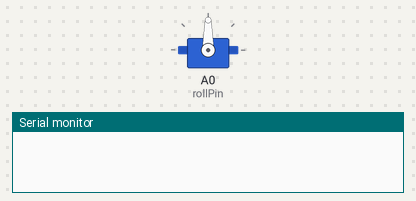
A sketch run on a simulated Arduino Uno, built with avr-gcc and run on an emulated ATmega328P. Shown: servo, the last lines printed to the serial monitor.

Above: at 0.05 s.
At 3.1 s:
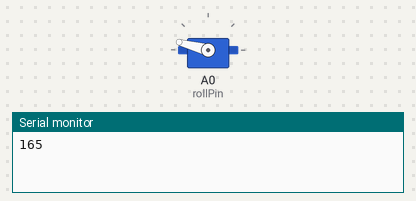
At 9.3 s:
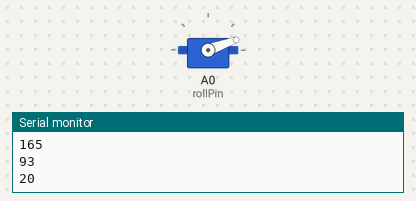
Timing chart, 0 to 12.1 s (numbered marks = the images above):
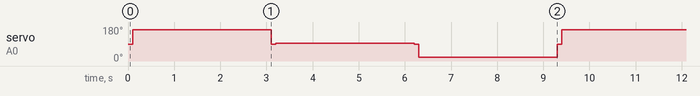

Measured:
- by itself, servo on A0 (rollPin): repeats every 9.3 s: 90° 0.10 s, 93° 3.0 s, 90° 0.10 s, 20° 3.0 s, 90° 0.10 s, 165° 3.0 s

The sketch:

servosTest.ino
```cpp
// this sketch cycles three servos at different rates

#include <ServoTimer2.h>  // the servo library

// define the pins for the servos
#define rollPin  A0
#define pitchPin A1
#define yawPin   4

ServoTimer2 servoRoll;    // declare variables for up to eight servos
ServoTimer2 servoPitch;
ServoTimer2 servoYaw;

void setup() {

   Serial.begin(9600);
  //servoRoll.attach(rollPin);     // attach a pin to the servos and they will start pulsing
  //servoPitch.attach(pitchPin);
  //servoYaw.attach(yawPin);
}


// this function just increments a value until it reaches a maximum
int incPulse(int val, int inc){
   if( val + inc  > 2000 )
      return 1000 ;
   else
       return val + inc;
}
 int min = 750;
 int max = 2250;
void loop()
{


    int minus30 = map(-40, 40, -40, min, max);
    int zero = map(0, 40, -40, min, max);
    int plus40 = map(40, 40, -40, min, max);

    moveServo(servoRoll,A0,minus30);
    delay(1000);
    moveServo(servoRoll,A0,zero);
    delay(1000);
    moveServo(servoRoll,A0,plus40);
    delay(1000);

/*
 int val;

   val = incPulse( servoRoll.read(), 1);
   servoRoll.write(val);

   val =  incPulse( servoPitch.read(), 2);
   servoPitch.write(val);

   if (min > val)
     min = val;

   if (max < val)
     max = val;


   Serial.print("min ");
   Serial.println(min);
   Serial.print("max ");
   Serial.println(max);


   val = incPulse(servoYaw.read(), 4);
   servoYaw.write(val);

   delay(10);
   */

}

void moveServo(ServoTimer2 servo, int pin, int position)
{
  servo.attach(pin);  // attaches the servo on pin 9 to the servo object
  delay(100);
  servo.write(position);
  delay(2000);
  Serial.println(servo.read());
  servo.detach();  // attaches the servo on pin 9 to the servo object
}
```
